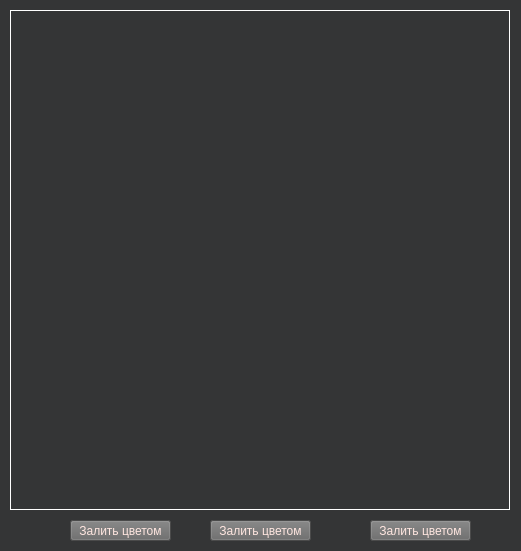
<?xml version="1.0" encoding="UTF-8"?>
<ui version="4.0">
 <class>MainWindow</class>
 <widget class="QMainWindow" name="MainWindow">
  <property name="enabled">
   <bool>true</bool>
  </property>
  <property name="geometry">
   <rect>
    <x>0</x>
    <y>0</y>
    <width>521</width>
    <height>551</height>
   </rect>
  </property>
  <property name="sizePolicy">
   <sizepolicy hsizetype="Preferred" vsizetype="Preferred">
    <horstretch>0</horstretch>
    <verstretch>0</verstretch>
   </sizepolicy>
  </property>
  <property name="minimumSize">
   <size>
    <width>521</width>
    <height>551</height>
   </size>
  </property>
  <property name="maximumSize">
   <size>
    <width>521</width>
    <height>551</height>
   </size>
  </property>
  <property name="windowTitle">
   <string>Лабораторная №7</string>
  </property>
  <property name="animated">
   <bool>false</bool>
  </property>
  <property name="documentMode">
   <bool>false</bool>
  </property>
  <widget class="QWidget" name="centralwidget">
   <property name="palette">
    <palette>
     <active>
      <colorrole role="WindowText">
       <brush brushstyle="SolidPattern">
        <color alpha="255">
         <red>255</red>
         <green>255</green>
         <blue>255</blue>
        </color>
       </brush>
      </colorrole>
      <colorrole role="Button">
       <brush brushstyle="SolidPattern">
        <color alpha="255">
         <red>52</red>
         <green>53</green>
         <blue>54</blue>
        </color>
       </brush>
      </colorrole>
      <colorrole role="Light">
       <brush brushstyle="SolidPattern">
        <color alpha="255">
         <red>78</red>
         <green>79</green>
         <blue>81</blue>
        </color>
       </brush>
      </colorrole>
      <colorrole role="Midlight">
       <brush brushstyle="SolidPattern">
        <color alpha="255">
         <red>65</red>
         <green>66</green>
         <blue>67</blue>
        </color>
       </brush>
      </colorrole>
      <colorrole role="Dark">
       <brush brushstyle="SolidPattern">
        <color alpha="255">
         <red>26</red>
         <green>26</green>
         <blue>27</blue>
        </color>
       </brush>
      </colorrole>
      <colorrole role="Mid">
       <brush brushstyle="SolidPattern">
        <color alpha="255">
         <red>34</red>
         <green>35</green>
         <blue>36</blue>
        </color>
       </brush>
      </colorrole>
      <colorrole role="Text">
       <brush brushstyle="SolidPattern">
        <color alpha="255">
         <red>255</red>
         <green>255</green>
         <blue>255</blue>
        </color>
       </brush>
      </colorrole>
      <colorrole role="BrightText">
       <brush brushstyle="SolidPattern">
        <color alpha="255">
         <red>255</red>
         <green>255</green>
         <blue>255</blue>
        </color>
       </brush>
      </colorrole>
      <colorrole role="ButtonText">
       <brush brushstyle="SolidPattern">
        <color alpha="255">
         <red>255</red>
         <green>255</green>
         <blue>255</blue>
        </color>
       </brush>
      </colorrole>
      <colorrole role="Base">
       <brush brushstyle="SolidPattern">
        <color alpha="255">
         <red>0</red>
         <green>0</green>
         <blue>0</blue>
        </color>
       </brush>
      </colorrole>
      <colorrole role="Window">
       <brush brushstyle="SolidPattern">
        <color alpha="255">
         <red>52</red>
         <green>53</green>
         <blue>54</blue>
        </color>
       </brush>
      </colorrole>
      <colorrole role="Shadow">
       <brush brushstyle="SolidPattern">
        <color alpha="255">
         <red>0</red>
         <green>0</green>
         <blue>0</blue>
        </color>
       </brush>
      </colorrole>
      <colorrole role="AlternateBase">
       <brush brushstyle="SolidPattern">
        <color alpha="255">
         <red>26</red>
         <green>26</green>
         <blue>27</blue>
        </color>
       </brush>
      </colorrole>
      <colorrole role="ToolTipBase">
       <brush brushstyle="SolidPattern">
        <color alpha="255">
         <red>255</red>
         <green>255</green>
         <blue>220</blue>
        </color>
       </brush>
      </colorrole>
      <colorrole role="ToolTipText">
       <brush brushstyle="SolidPattern">
        <color alpha="255">
         <red>0</red>
         <green>0</green>
         <blue>0</blue>
        </color>
       </brush>
      </colorrole>
      <colorrole role="PlaceholderText">
       <brush brushstyle="NoBrush">
        <color alpha="128">
         <red>255</red>
         <green>255</green>
         <blue>255</blue>
        </color>
       </brush>
      </colorrole>
     </active>
     <inactive>
      <colorrole role="WindowText">
       <brush brushstyle="SolidPattern">
        <color alpha="255">
         <red>255</red>
         <green>255</green>
         <blue>255</blue>
        </color>
       </brush>
      </colorrole>
      <colorrole role="Button">
       <brush brushstyle="SolidPattern">
        <color alpha="255">
         <red>52</red>
         <green>53</green>
         <blue>54</blue>
        </color>
       </brush>
      </colorrole>
      <colorrole role="Light">
       <brush brushstyle="SolidPattern">
        <color alpha="255">
         <red>78</red>
         <green>79</green>
         <blue>81</blue>
        </color>
       </brush>
      </colorrole>
      <colorrole role="Midlight">
       <brush brushstyle="SolidPattern">
        <color alpha="255">
         <red>65</red>
         <green>66</green>
         <blue>67</blue>
        </color>
       </brush>
      </colorrole>
      <colorrole role="Dark">
       <brush brushstyle="SolidPattern">
        <color alpha="255">
         <red>26</red>
         <green>26</green>
         <blue>27</blue>
        </color>
       </brush>
      </colorrole>
      <colorrole role="Mid">
       <brush brushstyle="SolidPattern">
        <color alpha="255">
         <red>34</red>
         <green>35</green>
         <blue>36</blue>
        </color>
       </brush>
      </colorrole>
      <colorrole role="Text">
       <brush brushstyle="SolidPattern">
        <color alpha="255">
         <red>255</red>
         <green>255</green>
         <blue>255</blue>
        </color>
       </brush>
      </colorrole>
      <colorrole role="BrightText">
       <brush brushstyle="SolidPattern">
        <color alpha="255">
         <red>255</red>
         <green>255</green>
         <blue>255</blue>
        </color>
       </brush>
      </colorrole>
      <colorrole role="ButtonText">
       <brush brushstyle="SolidPattern">
        <color alpha="255">
         <red>255</red>
         <green>255</green>
         <blue>255</blue>
        </color>
       </brush>
      </colorrole>
      <colorrole role="Base">
       <brush brushstyle="SolidPattern">
        <color alpha="255">
         <red>0</red>
         <green>0</green>
         <blue>0</blue>
        </color>
       </brush>
      </colorrole>
      <colorrole role="Window">
       <brush brushstyle="SolidPattern">
        <color alpha="255">
         <red>52</red>
         <green>53</green>
         <blue>54</blue>
        </color>
       </brush>
      </colorrole>
      <colorrole role="Shadow">
       <brush brushstyle="SolidPattern">
        <color alpha="255">
         <red>0</red>
         <green>0</green>
         <blue>0</blue>
        </color>
       </brush>
      </colorrole>
      <colorrole role="AlternateBase">
       <brush brushstyle="SolidPattern">
        <color alpha="255">
         <red>26</red>
         <green>26</green>
         <blue>27</blue>
        </color>
       </brush>
      </colorrole>
      <colorrole role="ToolTipBase">
       <brush brushstyle="SolidPattern">
        <color alpha="255">
         <red>255</red>
         <green>255</green>
         <blue>220</blue>
        </color>
       </brush>
      </colorrole>
      <colorrole role="ToolTipText">
       <brush brushstyle="SolidPattern">
        <color alpha="255">
         <red>0</red>
         <green>0</green>
         <blue>0</blue>
        </color>
       </brush>
      </colorrole>
      <colorrole role="PlaceholderText">
       <brush brushstyle="NoBrush">
        <color alpha="128">
         <red>255</red>
         <green>255</green>
         <blue>255</blue>
        </color>
       </brush>
      </colorrole>
     </inactive>
     <disabled>
      <colorrole role="WindowText">
       <brush brushstyle="SolidPattern">
        <color alpha="255">
         <red>26</red>
         <green>26</green>
         <blue>27</blue>
        </color>
       </brush>
      </colorrole>
      <colorrole role="Button">
       <brush brushstyle="SolidPattern">
        <color alpha="255">
         <red>52</red>
         <green>53</green>
         <blue>54</blue>
        </color>
       </brush>
      </colorrole>
      <colorrole role="Light">
       <brush brushstyle="SolidPattern">
        <color alpha="255">
         <red>78</red>
         <green>79</green>
         <blue>81</blue>
        </color>
       </brush>
      </colorrole>
      <colorrole role="Midlight">
       <brush brushstyle="SolidPattern">
        <color alpha="255">
         <red>65</red>
         <green>66</green>
         <blue>67</blue>
        </color>
       </brush>
      </colorrole>
      <colorrole role="Dark">
       <brush brushstyle="SolidPattern">
        <color alpha="255">
         <red>26</red>
         <green>26</green>
         <blue>27</blue>
        </color>
       </brush>
      </colorrole>
      <colorrole role="Mid">
       <brush brushstyle="SolidPattern">
        <color alpha="255">
         <red>34</red>
         <green>35</green>
         <blue>36</blue>
        </color>
       </brush>
      </colorrole>
      <colorrole role="Text">
       <brush brushstyle="SolidPattern">
        <color alpha="255">
         <red>26</red>
         <green>26</green>
         <blue>27</blue>
        </color>
       </brush>
      </colorrole>
      <colorrole role="BrightText">
       <brush brushstyle="SolidPattern">
        <color alpha="255">
         <red>255</red>
         <green>255</green>
         <blue>255</blue>
        </color>
       </brush>
      </colorrole>
      <colorrole role="ButtonText">
       <brush brushstyle="SolidPattern">
        <color alpha="255">
         <red>26</red>
         <green>26</green>
         <blue>27</blue>
        </color>
       </brush>
      </colorrole>
      <colorrole role="Base">
       <brush brushstyle="SolidPattern">
        <color alpha="255">
         <red>52</red>
         <green>53</green>
         <blue>54</blue>
        </color>
       </brush>
      </colorrole>
      <colorrole role="Window">
       <brush brushstyle="SolidPattern">
        <color alpha="255">
         <red>52</red>
         <green>53</green>
         <blue>54</blue>
        </color>
       </brush>
      </colorrole>
      <colorrole role="Shadow">
       <brush brushstyle="SolidPattern">
        <color alpha="255">
         <red>0</red>
         <green>0</green>
         <blue>0</blue>
        </color>
       </brush>
      </colorrole>
      <colorrole role="AlternateBase">
       <brush brushstyle="SolidPattern">
        <color alpha="255">
         <red>52</red>
         <green>53</green>
         <blue>54</blue>
        </color>
       </brush>
      </colorrole>
      <colorrole role="ToolTipBase">
       <brush brushstyle="SolidPattern">
        <color alpha="255">
         <red>255</red>
         <green>255</green>
         <blue>220</blue>
        </color>
       </brush>
      </colorrole>
      <colorrole role="ToolTipText">
       <brush brushstyle="SolidPattern">
        <color alpha="255">
         <red>0</red>
         <green>0</green>
         <blue>0</blue>
        </color>
       </brush>
      </colorrole>
      <colorrole role="PlaceholderText">
       <brush brushstyle="NoBrush">
        <color alpha="128">
         <red>255</red>
         <green>255</green>
         <blue>255</blue>
        </color>
       </brush>
      </colorrole>
     </disabled>
    </palette>
   </property>
   <property name="autoFillBackground">
    <bool>true</bool>
   </property>
   <widget class="QFrame" name="frame">
    <property name="enabled">
     <bool>true</bool>
    </property>
    <property name="geometry">
     <rect>
      <x>10</x>
      <y>10</y>
      <width>500</width>
      <height>500</height>
     </rect>
    </property>
    <property name="focusPolicy">
     <enum>Qt::StrongFocus</enum>
    </property>
    <property name="layoutDirection">
     <enum>Qt::LeftToRight</enum>
    </property>
    <property name="autoFillBackground">
     <bool>true</bool>
    </property>
    <property name="frameShape">
     <enum>QFrame::Box</enum>
    </property>
    <property name="frameShadow">
     <enum>QFrame::Plain</enum>
    </property>
    <property name="lineWidth">
     <number>1</number>
    </property>
    <property name="midLineWidth">
     <number>1</number>
    </property>
   </widget>
   <widget class="QPushButton" name="pushButton_draw">
    <property name="geometry">
     <rect>
      <x>210</x>
      <y>520</y>
      <width>101</width>
      <height>21</height>
     </rect>
    </property>
    <property name="autoFillBackground">
     <bool>false</bool>
    </property>
    <property name="styleSheet">
     <string notr="true">color: rgb(255, 230, 224);
background-color: rgb(104, 104, 104);</string>
    </property>
    <property name="text">
     <string>Залить цветом</string>
    </property>
    <property name="checkable">
     <bool>false</bool>
    </property>
   </widget>
   <widget class="QPushButton" name="pushButton_draw_zatravka">
    <property name="geometry">
     <rect>
      <x>370</x>
      <y>520</y>
      <width>101</width>
      <height>21</height>
     </rect>
    </property>
    <property name="autoFillBackground">
     <bool>false</bool>
    </property>
    <property name="styleSheet">
     <string notr="true">color: rgb(255, 230, 224);
background-color: rgb(104, 104, 104);</string>
    </property>
    <property name="text">
     <string>Залить цветом</string>
    </property>
    <property name="checkable">
     <bool>false</bool>
    </property>
   </widget>
   <widget class="QPushButton" name="pushButton_draw_zatravka_line">
    <property name="geometry">
     <rect>
      <x>70</x>
      <y>520</y>
      <width>101</width>
      <height>21</height>
     </rect>
    </property>
    <property name="autoFillBackground">
     <bool>false</bool>
    </property>
    <property name="styleSheet">
     <string notr="true">color: rgb(255, 230, 224);
background-color: rgb(104, 104, 104);</string>
    </property>
    <property name="text">
     <string>Залить цветом</string>
    </property>
    <property name="checkable">
     <bool>false</bool>
    </property>
   </widget>
  </widget>
 </widget>
 <tabstops>
  <tabstop>frame</tabstop>
  <tabstop>pushButton_draw</tabstop>
 </tabstops>
 <resources/>
 <connections/>
</ui>
